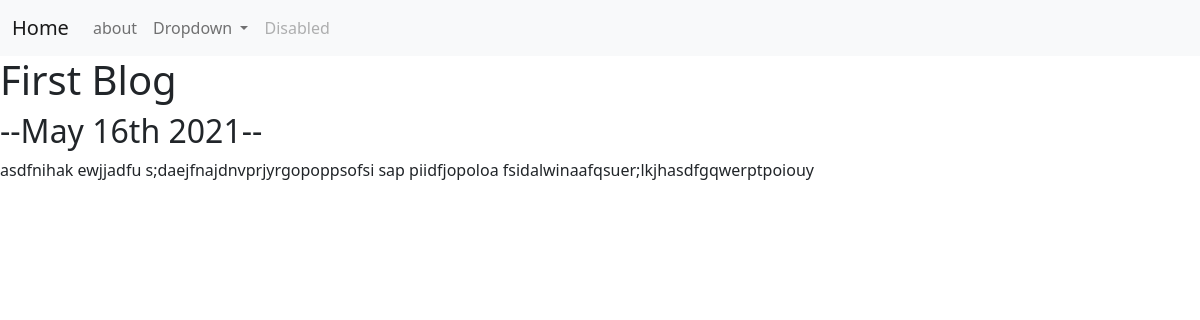
The page /blog/1 on the database its author committed.
### blog/models.py (models this page shows)
class Blog(models.Model):
        title = models.CharField(max_length=200)
        discription = models.TextField()
        date = models.DateField()

### blog/views.py (the view)
# urls.py: path('<int:blog_id>',views.detail,name='detail'),
def detail(request, blog_id):
    blog = get_object_or_404(Blog, pk=blog_id)
    return render(request, 'blog/detail.html',{'blog':blog})

### blog/templates/blog/detail.html
{% extends 'portfolio/base.html' %}
{% block content %}
<h1>{{ blog.title }}</h1>
<h2>--{{ blog.date|date:'F jS Y' }}--</h2>
{{  blog.discription }}
{% endblock %}

### rows shown on the page
Blog: title "First Blog", date "May 16th 2021", discription "asdfnihak ewjjadfu s;daejfnajdnvprjyrgopoppsofsi sap piidfjopoloa fsidalwinaafqsuer;lkjhasdfgqwerptpoiouy"
